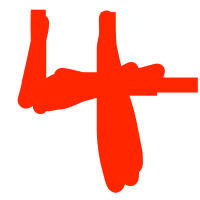
#> input picture Y2-Sem2/AI活用演習/2023-11-06/05_opencv_character/Test1.png, 200 x 200 px
$ python predict_image.py
#> lines starting #> are read from the running program, lines starting #| are printed output that depends on the picture
import cv2
import pickle
# scikit-learnライブラリからdatasetsをインポート
import sklearn.datasets
# matplotlibライブラリからpyplotをインポート
import matplotlib.pyplot as plt

# 手書き数字を予測する関数
def predict_digit(target_filename):
    # digits.pklというファイルからモデルを読み込む
#> called with target_filename = './Test1.png'
    with open("digits.pkl","rb") as fp: model = pickle.load(fp)
#> (reads Y2-Sem2/AI活用演習/2023-11-06/05_opencv_character/digits.pkl from the repository)

    # 画像を読み込んで前処理をする
    target_image = cv2.imread(target_filename)  # 画像を読み込む
#> target_image is the input picture: shape (200, 200, 3); mean B, G, R 184.7, 195.2, 255
    target_image = cv2.cvtColor(target_image,cv2.COLOR_BGR2GRAY)  # グレースケールに変換する
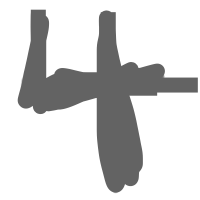
#> target_image: shape (200, 200); min 99, max 255, mean 212
    target_image = cv2.resize(target_image,(8,8))  # サイズを8x8に縮小する
    target_image = 15 - target_image // 16  # 白黒反転して、輝度を0~15の範囲に調整する

    print(target_image)  # 変換後の画像を表示する
#| [[0 9 0 0 8 0 0 0]
#|  [0 9 0 0 9 0 0 0]
#|  [0 9 0 0 9 0 0 0]
#|  [0 9 9 9 9 9 9 9]
#|  [0 9 0 0 9 0 0 0]
#|  [0 0 0 0 9 9 0 0]
#|  [0 0 0 0 9 9 0 0]
#|  [0 0 0 0 9 0 0 0]]
    target_image = target_image.reshape((-1,64))  # 画像を1次元配列に変換する

    # digitsデータセットをロード
    digits = sklearn.datasets.load_digits()
    # digitsの画像データの0番目のデータをグレースケールで表示
    plt.imshow(digits.images[0],cmap="gray")
    plt.show()
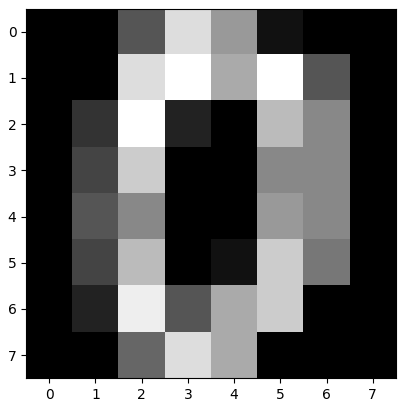
#> figure drawn by matplotlib, 1 panel

    # モデルで予測する
    res = model.predict(target_image)
#> res = [4]

    return res[0]   # 予測結果を返す

# ファイル名を指定して数字を予測する
filename = "./Test1.png"
n = predict_digit(filename)
#> n = 4
print(f"{filename}は = 数字の{n}ですね！")
#| ./Test1.pngは = 数字の4ですね！
